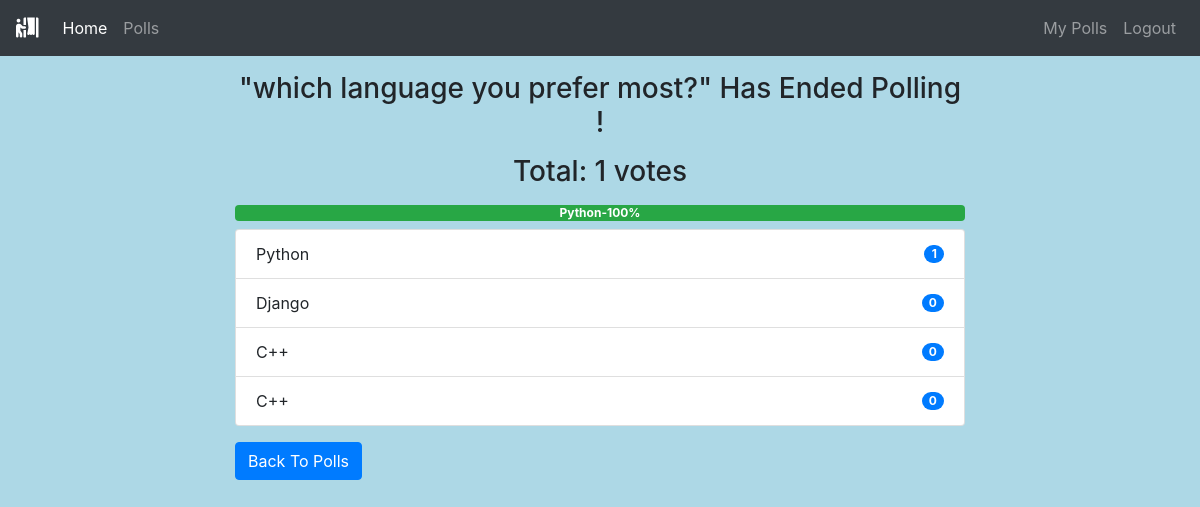
Page /polls/end/2/ (signed in) on the committed database.
### polls/models.py (models this page shows, shortened)
class Poll(models.Model):
    owner = models.ForeignKey(User, on_delete=models.CASCADE)
    text = models.TextField()
    pub_date = models.DateTimeField(default=timezone.now)
    active = models.BooleanField(default=True)
    @property
    def get_vote_count(self):
        return self.vote_set.count()
    def get_result_dict(self):
        res = []
        for choice in self.choice_set.all():
            d = {}
            alert_class = ['primary', 'secondary', 'success',
                           'danger', 'dark', 'warning', 'info']
            d['alert_class'] = secrets.choice(alert_class)
            d['text'] = choice.choice_text
            d['num_votes'] = choice.get_vote_count
            if not self.get_vote_count:
                d['percentage'] = 0
            else:
                d['percentage'] = (choice.get_vote_count /
                                   self.get_vote_count)*100
            res.append(d)
        return res

class Choice(models.Model):
    poll = models.ForeignKey(Poll, on_delete=models.CASCADE)
    choice_text = models.CharField(max_length=255)
    @property
    def get_vote_count(self):
        return self.vote_set.count()

### polls/views.py (the view)
# urls.py: path('end/<int:poll_id>/', views.endpoll, name='end_poll'),
@login_required
def endpoll(request, poll_id):
    poll = get_object_or_404(Poll, pk=poll_id)
    if request.user != poll.owner:
        return redirect('home')
    if poll.active is True:
        poll.active = False
        poll.save()
        return render(request, 'polls/poll_result.html', {'poll': poll})
    else:
        return render(request, 'polls/poll_result.html', {'poll': poll})

### polls/templates/polls/poll_result.html
{% extends 'base.html' %}
{% block content %}
<div class="container">
    {% if messages %}
    <div class="messages">
        {% for message in messages %}
        <div {% if message.tags %} class="{{ message.tags }}" {% endif %}>{{ message }}
            <button type="button" class="close" data-dismiss="alert" aria-label="Close">
                <span aria-hidden="true">&times;</span>
            </button>
        </div>
        {% endfor %}
    </div>
    {% else %}
    <div class="row">
        <div class="col-md-8 offset-sm-2">
            {% if poll.active %}
            <h3 class="mt-3 mb-3 text-center">Result for: {{ poll.text }}</h3>
            {% else %}
            <h3 class="mt-3 mb-3 text-center">"{{ poll.text }}" Has Ended Polling !</h3>
            {% endif %}
            <h3 class="mb-2 text-center">Total: {{ poll.get_vote_count }} votes</h3>
            <div class="progress mt-3 mb-2">
                {% for choice in poll.get_result_dict %}
                <div class="progress-bar bg-{{ choice.alert_class }}" role="progressbar" style="width: {{ choice.percentage }}%;"
                    aria-valuenow="30" aria-valuemin="0" aria-valuemax="100"><b>
                        {{choice.text|truncatewords:2}}-{{choice.percentage|floatformat}}%</b>
                </div>
                {% endfor %}
            </div>
            <ul class="list-group">
                {% for choice in poll.choice_set.all %}
                <li class="list-group-item d-flex justify-content-between align-items-center">
                    {{ choice.choice_text }}
                    <span class="badge badge-primary badge-pill">{{ choice.get_vote_count }}</span>
                </li>
                {% endfor %}
            </ul>
            {% endif %}
            <a class="btn btn-primary mt-3" href="{% url 'polls:list' %}" role="button">Back To Polls</a>
        </div>
    </div>
</div>
{% endblock content %}

### templates/base.html (shortened to what this page needs)
{% load static %}
<!DOCTYPE html>
<html lang="en">
<head>
    <link rel="stylesheet" href="https://maxcdn.bootstrapcdn.com/bootstrap/4.0.0/css/bootstrap.min.css"
>
    <link rel="stylesheet" href="https://use.fontawesome.com/releases/v5.6.3/css/all.css"
>
</head>
<body>
    {% include 'includes/navbar.html' %}
    {% block content %}
    {% endblock content %}
</body>
</html>

### templates/includes/navbar.html (shortened to what this page needs)
<nav class="navbar navbar-expand-lg navbar-dark bg-dark">
    <a class="navbar-brand" href=""><i class="fas fa-person-booth"></i></a>
    <div class="collapse navbar-collapse" id="collapsibleNavId">
        <ul class="navbar-nav mr-auto mt-2 mt-lg-0">
            <li class="nav-item active">
                <a class="nav-link" href="{% url 'home' %}">Home <span class="sr-only">(current)</span></a>
            </li>
            <li class="nav-item">
                <a class="nav-link" href="{% url 'polls:list'%}">Polls</a>
            </li>
        </ul>
        <div class="navbar-nav ml-auto">
            {% if request.user.is_authenticated %}
            <a class="nav-link" href="{% url 'polls:list_by_user' %}">My Polls</a>
            <a class="nav-link" href="{% url 'accounts:logout' %}">Logout</a>
            {% else %}
            <a class="nav-link" href="{% url 'accounts:login' %}">Login</a>
            <a class="nav-link" href="{% url 'accounts:register' %}">Register</a>
            {% endif %}
        </div>
    </div>
</nav>

### templates/base.html (style rules this page uses)
body { background-color: lightblue; }

### rows in the picture
Poll: text "which language you prefer most?", get_vote_count "1"
Choice: text "Python", choice_text "Python", get_vote_count "1"
Choice: choice_text "Django", get_vote_count "0"
Choice: choice_text "C++", get_vote_count "0"
Choice: choice_text "C++", get_vote_count "0"

### other values in the picture
{{ choice.percentage|floatformat }} "100"
